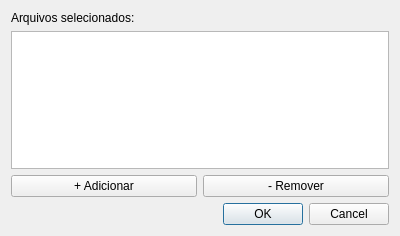
<?xml version="1.0" encoding="UTF-8"?>
<ui version="4.0">
 <class>btnBuild_popup</class>
 <widget class="QDialog" name="btnBuild_popup">
  <property name="geometry">
   <rect>
    <x>0</x>
    <y>0</y>
    <width>400</width>
    <height>236</height>
   </rect>
  </property>
  <property name="windowTitle">
   <string>Dialog</string>
  </property>
  <layout class="QVBoxLayout" name="verticalLayout_2">
   <item>
    <layout class="QVBoxLayout" name="verticalLayout">
     <item>
      <widget class="QLabel" name="labelText">
       <property name="text">
        <string>Arquivos selecionados:</string>
       </property>
      </widget>
     </item>
     <item>
      <widget class="QListWidget" name="fileList"/>
     </item>
     <item>
      <layout class="QHBoxLayout" name="horizontalLayout">
       <item>
        <widget class="QPushButton" name="btnAdd">
         <property name="text">
          <string>+ Adicionar</string>
         </property>
        </widget>
       </item>
       <item>
        <widget class="QPushButton" name="btnRemove">
         <property name="text">
          <string>- Remover</string>
         </property>
        </widget>
       </item>
      </layout>
     </item>
     <item>
      <widget class="QDialogButtonBox" name="buttonBox">
       <property name="orientation">
        <enum>Qt::Orientation::Horizontal</enum>
       </property>
       <property name="standardButtons">
        <set>QDialogButtonBox::StandardButton::Cancel|QDialogButtonBox::StandardButton::Ok</set>
       </property>
      </widget>
     </item>
    </layout>
   </item>
  </layout>
 </widget>
 <resources/>
 <connections>
  <connection>
   <sender>buttonBox</sender>
   <signal>accepted()</signal>
   <receiver>btnBuild_popup</receiver>
   <slot>accept()</slot>
   <hints>
    <hint type="sourcelabel">
     <x>248</x>
     <y>254</y>
    </hint>
    <hint type="destinationlabel">
     <x>157</x>
     <y>274</y>
    </hint>
   </hints>
  </connection>
  <connection>
   <sender>buttonBox</sender>
   <signal>rejected()</signal>
   <receiver>btnBuild_popup</receiver>
   <slot>reject()</slot>
   <hints>
    <hint type="sourcelabel">
     <x>316</x>
     <y>260</y>
    </hint>
    <hint type="destinationlabel">
     <x>286</x>
     <y>274</y>
    </hint>
   </hints>
  </connection>
 </connections>
</ui>
